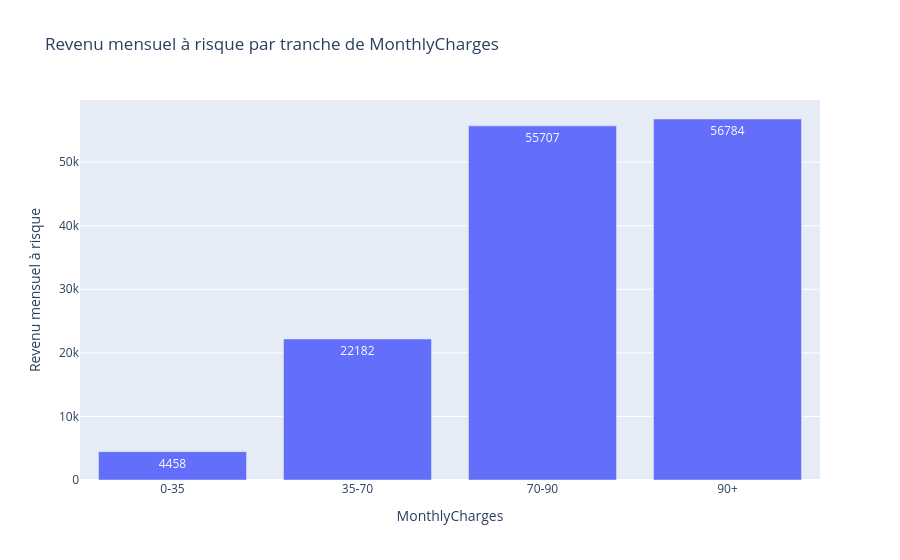

This figure's notebook cell:
### Code cell
fig = px.bar(
    monthly_impact,
    x="monthly_segment",
    y="revenue_at_risk",
    text=monthly_impact["revenue_at_risk"].round(0),
    labels={
        "monthly_segment": "MonthlyCharges",
        "revenue_at_risk": "Revenu mensuel à risque"
    },
    title="Revenu mensuel à risque par tranche de MonthlyCharges"
)

fig.show()

### Figure 1 — Plotly figure (JSON) as saved in the notebook; plotly's stock layout.template omitted (floating-point values rounded to 4 significant figures)
{"data": [{"hovertemplate": "MonthlyCharges=%{x}<br>Revenu mensuel à risque=%{y}<br>text=%{text}<extra></extra>", "legendgroup": "", "marker": {"color": "#636efa", "pattern": {"shape": ""}}, "name": "", "orientation": "v", "showlegend": false, "text": [4458.0, 22180.0, 55710.0, 56780.0], "textposition": "auto", "type": "bar", "x": ["0-35", "35-70", "70-90", "90+"], "xaxis": "x", "y": [4458.0, 22180.0, 55710.0, 56780.0], "yaxis": "y"}], "layout": {"barmode": "relative", "legend": {"tracegroupgap": 0}, "title": {"text": "Revenu mensuel à risque par tranche de MonthlyCharges"}, "xaxis": {"anchor": "y", "domain": [0, 1], "title": {"text": "MonthlyCharges"}}, "yaxis": {"anchor": "x", "domain": [0, 1], "title": {"text": "Revenu mensuel à risque"}}}}
